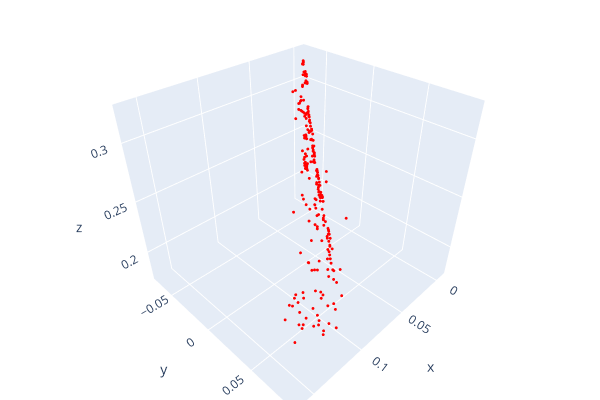
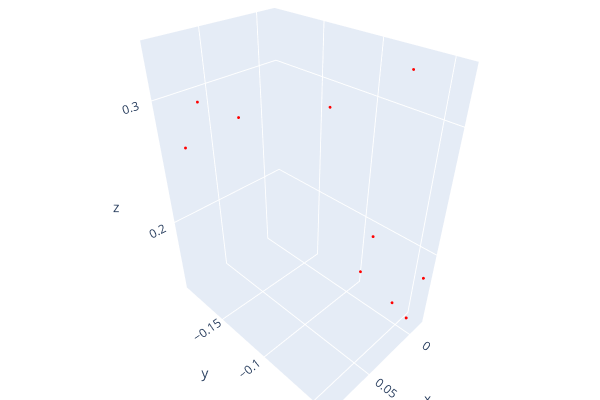
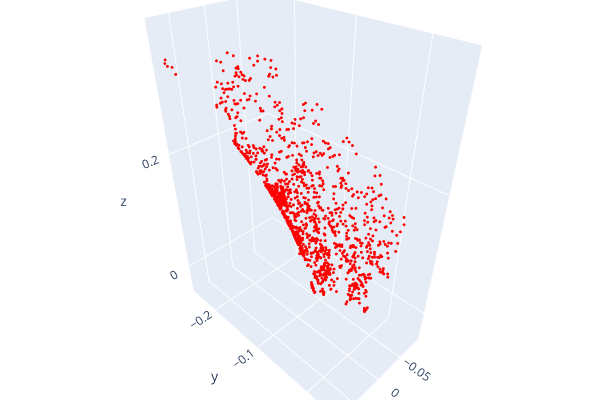
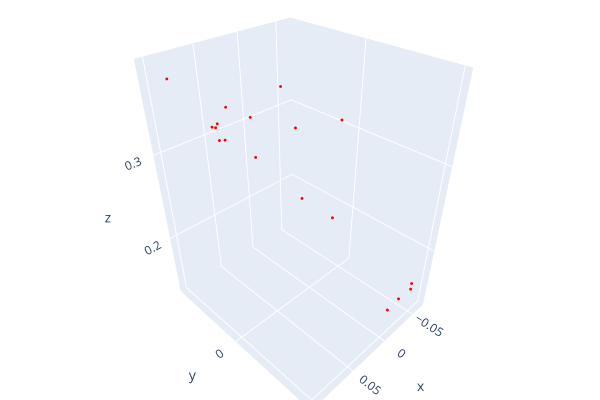

Notebook code cell kept with these figures, in order:
### Code cell
points_3D = np.empty((0, 3))


for current, next in zip(image_filenames,image_filenames[1:]):
  img1 = cv2.imread(current)
  img2 = cv2.imread(next)
  pts1, pts2, mask, R, t, good_matches = feature_extract_sift(img1, img2, displaying_matches=True)
  pcd = triangulate(K, R, t, pts1, pts2)
  inlier_cloud = filter_outliers(pcd)
  points_3D = np.concatenate((points_3D, inlier_cloud.points), axis=0)
  o3d.visualization.draw_plotly([inlier_cloud])

#Sparse Reconstruction
pcd = to_pointcloud(points_3D)
o3d.visualization.draw_plotly([pcd])

### Figure 1 — Plotly figure (JSON) as saved in the notebook; plotly's stock layout.template omitted (floating-point values rounded to 4 significant figures; data arrays with more than 128 entries replaced by an {"elided": "..."} marker saying what was removed)
{"data": [{"marker": {"color": {"elided": "243x3 int values"}, "size": 1}, "mode": "markers", "type": "scatter3d", "x": {"elided": "243 float values"}, "y": {"elided": "243 float values"}, "z": {"elided": "243 float values"}}], "layout": {"height": 400, "margin": {"b": 0, "l": 0, "r": 0, "t": 0}, "scene": {"camera": {"center": {"x": 0, "y": 0, "z": 0}, "up": {"x": 0, "y": 0, "z": 1}}}, "showlegend": false, "width": 600}}

### Figure 2 — Plotly figure (JSON) as saved in the notebook; plotly's stock layout.template omitted (floating-point values rounded to 4 significant figures)
{"data": [{"marker": {"color": [[1, 0, 0], [1, 0, 0], [1, 0, 0], [1, 0, 0], [1, 0, 0], [1, 0, 0], [1, 0, 0], [1, 0, 0], [1, 0, 0], [1, 0, 0], [1, 0, 0], [1, 0, 0]], "size": 1}, "mode": "markers", "type": "scatter3d", "x": [-0.01414, -0.01414, -0.006744, 0.0114, 0.0614, 0.007374, 0.03565, 0.00251, 0.08697, 0.01558, 0.08936, 0.08936], "y": [-0.04124, -0.04124, -0.04516, -0.07972, -0.1947, -0.07467, -0.09526, -0.06373, -0.1758, -0.04677, -0.1122, -0.1122], "z": [0.1763, 0.1763, 0.1359, 0.1742, 0.291, 0.2091, 0.3107, 0.3329, 0.2723, 0.1688, 0.3166, 0.3166]}], "layout": {"height": 400, "margin": {"b": 0, "l": 0, "r": 0, "t": 0}, "scene": {"camera": {"center": {"x": 0, "y": 0, "z": 0}, "up": {"x": 0, "y": 0, "z": 1}}}, "showlegend": false, "width": 600}}

### Figure 3 — Plotly figure (JSON) as saved in the notebook; plotly's stock layout.template omitted (floating-point values rounded to 4 significant figures; data arrays with more than 128 entries replaced by an {"elided": "..."} marker saying what was removed)
{"data": [{"marker": {"color": {"elided": "1330x3 int values"}, "size": 1}, "mode": "markers", "type": "scatter3d", "x": {"elided": "1330 float values"}, "y": {"elided": "1330 float values"}, "z": {"elided": "1330 float values"}}], "layout": {"height": 400, "margin": {"b": 0, "l": 0, "r": 0, "t": 0}, "scene": {"camera": {"center": {"x": 0, "y": 0, "z": 0}, "up": {"x": 0, "y": 0, "z": 1}}}, "showlegend": false, "width": 600}}

### Figure 4 — Plotly figure (JSON) as saved in the notebook; plotly's stock layout.template omitted (floating-point values rounded to 4 significant figures)
{"data": [{"marker": {"color": [[1, 0, 0], [1, 0, 0], [1, 0, 0], [1, 0, 0], [1, 0, 0], [1, 0, 0], [1, 0, 0], [1, 0, 0], [1, 0, 0], [1, 0, 0], [1, 0, 0], [1, 0, 0], [1, 0, 0], [1, 0, 0], [1, 0, 0], [1, 0, 0], [1, 0, 0], [1, 0, 0], [1, 0, 0], [1, 0, 0]], "size": 1}, "mode": "markers", "type": "scatter3d", "x": [-0.06488, -0.03172, -0.05541, -0.0165, -0.05547, -0.02187, -0.003124, 0.007486, -0.02933, 0.02865, 0.02865, 0.03739, 0.04014, 0.04371, 0.0474, 0.05036, -0.02506, 0.06346, 0.1026, 0.1026], "y": [0.09158, -0.05367, 0.09634, -0.05849, -0.0111, 0.01106, -0.01532, -0.07872, 0.0876, -0.04777, -0.04777, -0.09336, -0.08991, -0.0745, -0.08286, -0.0842, 0.1008, -0.04078, -0.06094, -0.06094], "z": [0.1387, 0.2947, 0.1574, 0.3431, 0.3102, 0.2169, 0.2379, 0.3115, 0.1301, 0.2865, 0.2865, 0.291, 0.3118, 0.301, 0.3127, 0.3139, 0.1605, 0.3526, 0.3827, 0.3827]}], "layout": {"height": 400, "margin": {"b": 0, "l": 0, "r": 0, "t": 0}, "scene": {"camera": {"center": {"x": 0, "y": 0, "z": 0}, "up": {"x": 0, "y": 0, "z": 1}}}, "showlegend": false, "width": 600}}
